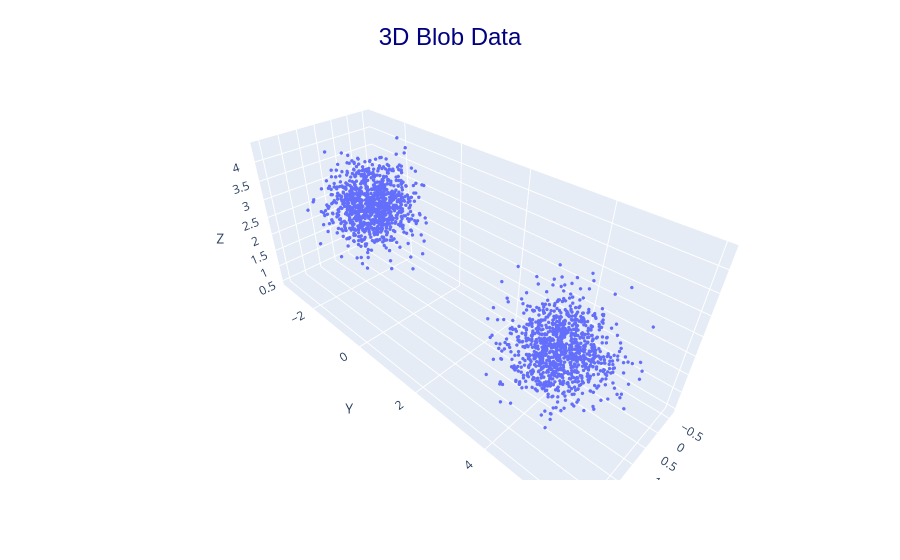

Write notebook code for a chart like this one.
### Markdown cell above
# Data

### Code cell
blobs, _=  make_blobs(centers=2,n_features=3, cluster_std=0.5, random_state=0, n_samples=2000)

X_train = blobs[:1000]
train_size = X_train.shape[0]
train_loader = [X_train] # No need for batching in this simple dataset
X_test = blobs[1000:]
test_size = X_test.shape[0]

plot3d([(blobs, "Blob Data"),], title="3D Blob Data")

### Figure 1 — Plotly figure (JSON) as saved in the notebook; plotly's stock layout.template omitted (floating-point values rounded to 4 significant figures; data arrays with more than 128 entries replaced by an {"elided": "..."} marker saying what was removed)
{"data": [{"marker": {"size": 2}, "mode": "markers", "name": "Blob Data", "type": "scatter3d", "x": {"elided": "2000 float values"}, "y": {"elided": "2000 float values"}, "z": {"elided": "2000 float values"}}], "layout": {"margin": {"t": 60}, "scene": {"xaxis": {"title": {"text": "X"}}, "yaxis": {"title": {"text": "Y"}}, "zaxis": {"title": {"text": "Z"}}}, "title": {"font": {"color": "navy", "family": "Arial", "size": 24}, "text": "3D Blob Data", "x": 0.5, "y": 0.95}}}
